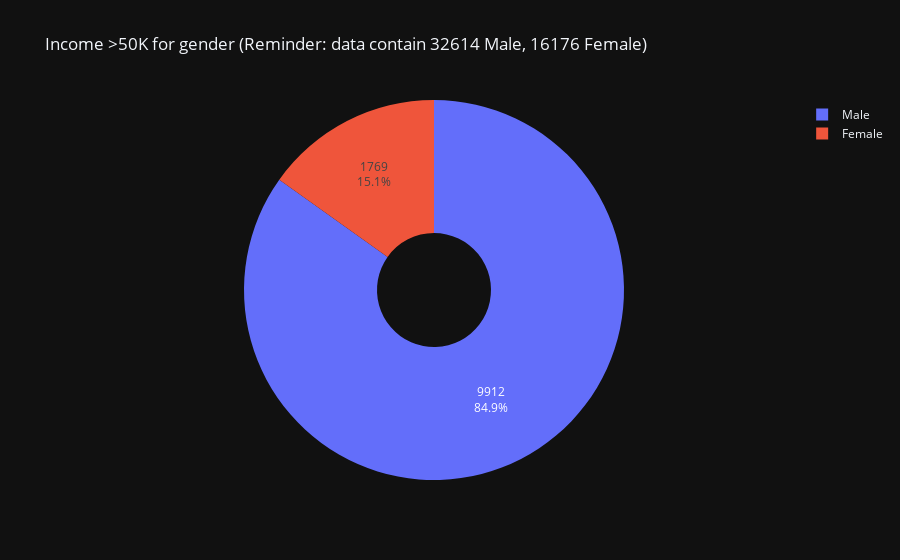

Here is the notebook cell this chart was saved with:
### Code cell
fig = px.pie(income_by_gender2, names='gender', hole=.3, title='Income >50K for gender (Reminder: data contain 32614 Male, 16176 Female)')
fig.update_traces(textposition='inside', textinfo='value+percent')
fig.show()

### Figure 1 — Plotly figure (JSON) as saved in the notebook; plotly's stock layout.template omitted (floating-point values rounded to 4 significant figures; data arrays with more than 128 entries replaced by an {"elided": "..."} marker saying what was removed)
{"data": [{"domain": {"x": [0.0, 1.0], "y": [0.0, 1.0]}, "hole": 0.3, "hovertemplate": "gender=%{label}<extra></extra>", "labels": {"elided": "11681 str values"}, "legendgroup": "", "name": "", "showlegend": true, "type": "pie", "textinfo": "value+percent", "textposition": "inside"}], "layout": {"legend": {"tracegroupgap": 0}, "title": {"text": "Income >50K for gender (Reminder: data contain 32614 Male, 16176 Female)"}}}
